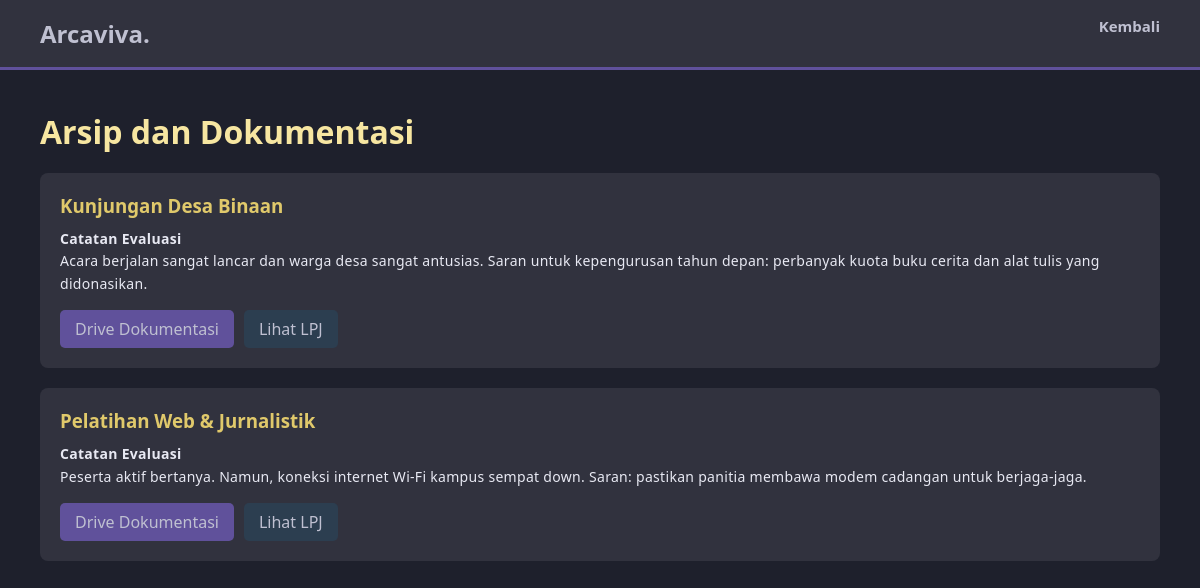
The app's page /pages/arsip.php with its own data.
### tables this page shows
CREATE TABLE `arsip` (
  `id_arsip` int(11) NOT NULL,
  `id_proker` int(11) DEFAULT NULL,
  `link_drive` varchar(255) DEFAULT NULL,
  `link_lpj` varchar(255) DEFAULT NULL,
  `catatan` text DEFAULT NULL
);

CREATE TABLE `proker` (
  `id_proker` int(11) NOT NULL,
  `id_dept` int(11) DEFAULT NULL,
  `nama_proker` varchar(100) DEFAULT NULL,
  `pj_proker` varchar(100) DEFAULT NULL,
  `deskripsi` text DEFAULT NULL,
  `tgl_pelaksanaan` date DEFAULT NULL,
  `status` enum('Belum Mulai','Sedang Berjalan','Selesai') DEFAULT NULL,
  `created` timestamp NOT NULL DEFAULT current_timestamp()
);

### config/functions.php (called while the page is built, shortened)
<?php
require 'database.php';
function query($query) {
    global $conn;
    $result = mysqli_query($conn, $query);
    $rows = [];
    while ($row = mysqli_fetch_assoc($result)) {
        $rows[] = $row;
    }
    return $rows;
}
?>

### pages/arsip.php (the view, shortened to what this page needs)
<?php
require '../config/functions.php';
$query = "SELECT proker.nama_proker, arsip.* FROM arsip
          JOIN proker ON arsip.id_proker = proker.id_proker
          WHERE proker.status = 'Selesai'";
$data_arsip = query($query);
?>
<!DOCTYPE html>
<html lang="id">
<head>
    <link rel="stylesheet" href="../assets/css/style.css">
</head>
<body>
    <nav class="navbar">
        <h2>Arcaviva.</h2>
        <ul class="nav-links">
            <li><a href="home.php">Kembali</a></li>
        </ul>
    </nav>
    <div class="container">
        <h1 style="color: #f7e6a1; margin-bottom: 20px;">Arsip dan Dokumentasi</h1>
        <?php if(empty($data_arsip)) { ?>
            <div class="card"><p>Belum ada data arsip untuk proker yang sudah selesai.</p></div>
        <?php } else { ?>
            <?php foreach($data_arsip as $a) { ?>
                <div class="card">
                    <h3 style="color: #e0c96b;"><?= $a['nama_proker']; ?></h3>
                    <p style="margin-top: 10px;"><strong>Catatan Evaluasi</strong><br><?= $a['catatan']; ?></p>
                    <div style="margin-top: 15px; display: flex; gap: 10px;">
                        <a href="<?= $a['link_drive']; ?>" target="_blank" class="btn">Drive Dokumentasi</a>
                        <a href="<?= $a['link_lpj']; ?>" target="_blank" class="btn" style="background-color: #2c3e50;">Lihat LPJ</a>
                    </div>
                </div>
            <?php } ?>
        <?php } ?>
    </div>
</body>
</html>

### assets/css/style.css (style rules this page uses)
* { margin: 0; padding: 0; box-sizing: border-box; font-family: 'Segoe UI', Tahoma, sans-serif; }
body { background-color: #1e202c; color: #bfc0d1; }
.navbar { background-color: #31323e; padding: 15px 40px; display: flex; justify-content: space-between; align-items: center; border-bottom: 3px solid #60519b; }
.nav-links { list-style: none; display: flex; align-items: center; gap: 25px; margin: 0; }
.nav-links li { position: relative; padding-bottom: 15px; }
.nav-links a { color: #bfc0d1; text-decoration: none; font-weight: 600; font-size: 15px; transition: all 0.3s ease; }
.container { padding: 40px; }
.card { background-color: #31323e; padding: 20px; border-radius: 8px; margin-bottom: 20px; }
.btn { background-color: #60519b; color: #bfc0d1; border: none; padding: 8px 15px; border-radius: 5px; cursor: pointer; text-decoration: none; }
p, small, label, td, span { color: #e8e9f3; line-height: 1.6; letter-spacing: 0.3px; }
p { font-size: 14px; }

### records on screen
arsip: id_proker.nama_proker "Kunjungan Desa Binaan", catatan "Acara berjalan sangat lancar dan warga desa sangat antusias. Saran untuk kepengurusan tahun depan: perbanyak kuota buku cerita dan alat tulis yang didonasikan."
arsip: id_proker.nama_proker "Pelatihan Web & Jurnalistik", catatan "Peserta aktif bertanya. Namun, koneksi internet Wi-Fi kampus sempat down. Saran: pastikan panitia membawa modem cadangan untuk berjaga-jaga."
